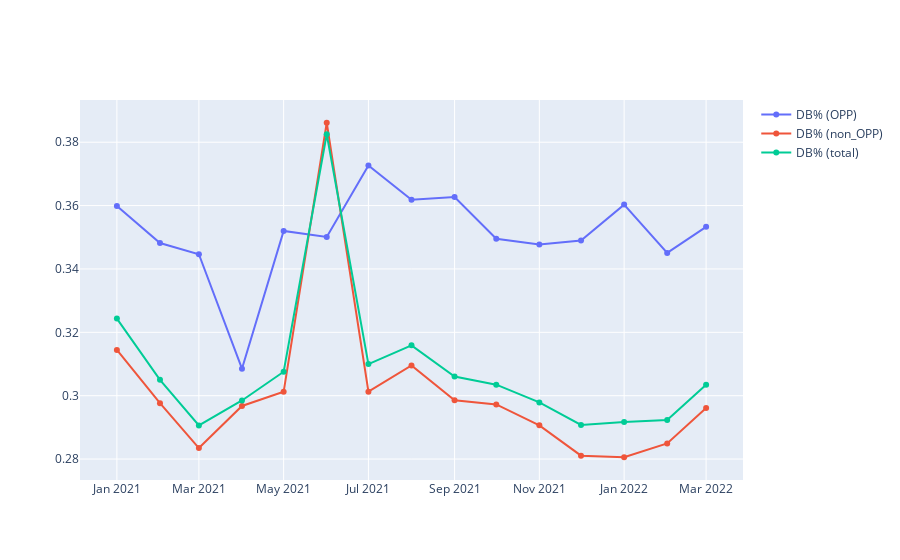

Notebook code for this chart:
### Code cell
df14 = df13.reset_index()
fig2 = make_subplots(specs = [[{'secondary_y': False}]])
fig2.add_trace(
    go.Scatter(x = df14['YYYY_MM'], y = df14['DB% (OPP)'], name = 'DB% (OPP)')
)
fig2.add_trace(
    go.Scatter(x = df14['YYYY_MM'], y = df14['DB% (non_OPP)'], name = 'DB% (non_OPP)')
)
fig2.add_trace(
    go.Scatter(x = df14['YYYY_MM'], y = df14['DB% (total)'], name = 'DB% (total)')
)
fig2.show()

### Figure 1 — Plotly figure (JSON) as saved in the notebook; plotly's stock layout.template omitted (floating-point values rounded to 4 significant figures)
{"data": [{"name": "DB% (OPP)", "type": "scatter", "x": ["2021-01", "2021-02", "2021-03", "2021-04", "2021-05", "2021-06", "2021-07", "2021-08", "2021-09", "2021-10", "2021-11", "2021-12", "2022-01", "2022-02", "2022-03"], "y": [0.3599, 0.3482, 0.3446, 0.3085, 0.352, 0.3501, 0.3727, 0.3618, 0.3627, 0.3495, 0.3477, 0.349, 0.3603, 0.3451, 0.3533]}, {"name": "DB% (non_OPP)", "type": "scatter", "x": ["2021-01", "2021-02", "2021-03", "2021-04", "2021-05", "2021-06", "2021-07", "2021-08", "2021-09", "2021-10", "2021-11", "2021-12", "2022-01", "2022-02", "2022-03"], "y": [0.3144, 0.2976, 0.2835, 0.2968, 0.3012, 0.3861, 0.3013, 0.3096, 0.2985, 0.2972, 0.2906, 0.2811, 0.2806, 0.2849, 0.2961]}, {"name": "DB% (total)", "type": "scatter", "x": ["2021-01", "2021-02", "2021-03", "2021-04", "2021-05", "2021-06", "2021-07", "2021-08", "2021-09", "2021-10", "2021-11", "2021-12", "2022-01", "2022-02", "2022-03"], "y": [0.3243, 0.305, 0.2906, 0.2985, 0.3076, 0.3825, 0.31, 0.3159, 0.3061, 0.3035, 0.2979, 0.2908, 0.2917, 0.2923, 0.3035]}], "layout": {"xaxis": {"anchor": "y", "domain": [0, 1]}, "yaxis": {"anchor": "x", "domain": [0, 1]}}}
